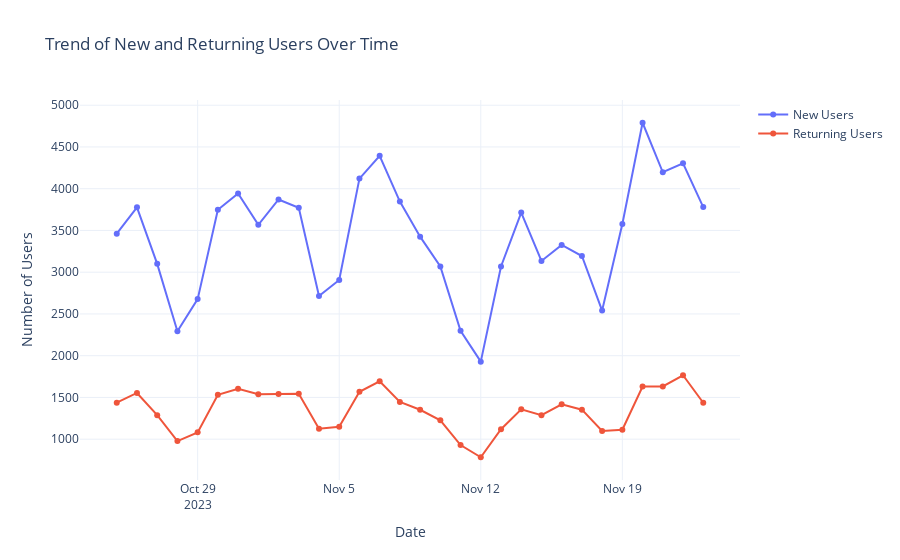

The notebook cell saved with this chart:
### Markdown cell above
From the output of the descriptive statistics, we can see the following insights:

New Users: The average number of new users is around 3,418 with a standard deviation of approximately 677. The minimum and maximum new users recorded are 1,929 and 4,790, respectively.

Returning Users: On average, there are about 1,353 returning users, with a standard deviation of around 247. The minimum and maximum are 784 and 1,766, respectively.

Duration Day 1: The average duration on the first day is about 208 seconds with a considerable spread (standard deviation is around 65).

Duration Day 7: The average 7-day duration is lower, around 136 seconds, with a larger standard deviation of about 97. The range is from 0 to 304.

### Code cell
# Now, let’s have a look at the trend of the new and returning users over time:

import plotly.graph_objects as go

import plotly.express as px

import plotly.io as pio

pio.templates.default = "plotly_white"

# Trend analysis for New and Returning Users

fig = go.Figure()

# New Users

fig.add_trace(go.Scatter(x=data['Date'], y=data['New users'], mode='lines+markers', name='New Users'))

# Returning Users

fig.add_trace(go.Scatter(x=data['Date'], y=data['Returning users'], mode='lines+markers', name='Returning Users'))

# Update layout

fig.update_layout(title='Trend of New and Returning Users Over Time',
                  xaxis_title='Date',
                  yaxis_title='Number of Users')
fig.show()

### Figure 1 — Plotly figure (JSON) as saved in the notebook; plotly's stock layout.template omitted (floating-point values rounded to 4 significant figures)
{"data": [{"mode": "lines+markers", "name": "New Users", "type": "scatter", "x": ["2023-10-25T00:00:00", "2023-10-26T00:00:00", "2023-10-27T00:00:00", "2023-10-28T00:00:00", "2023-10-29T00:00:00", "2023-10-30T00:00:00", "2023-10-31T00:00:00", "2023-11-01T00:00:00", "2023-11-02T00:00:00", "2023-11-03T00:00:00", "2023-11-04T00:00:00", "2023-11-05T00:00:00", "2023-11-06T00:00:00", "2023-11-07T00:00:00", "2023-11-08T00:00:00", "2023-11-09T00:00:00", "2023-11-10T00:00:00", "2023-11-11T00:00:00", "2023-11-12T00:00:00", "2023-11-13T00:00:00", "2023-11-14T00:00:00", "2023-11-15T00:00:00", "2023-11-16T00:00:00", "2023-11-17T00:00:00", "2023-11-18T00:00:00", "2023-11-19T00:00:00", "2023-11-20T00:00:00", "2023-11-21T00:00:00", "2023-11-22T00:00:00", "2023-11-23T00:00:00"], "y": [3461, 3777, 3100, 2293, 2678, 3748, 3943, 3568, 3871, 3772, 2716, 2907, 4121, 4394, 3846, 3426, 3069, 2298, 1929, 3069, 3714, 3135, 3327, 3194, 2541, 3577, 4790, 4197, 4304, 3780]}, {"mode": "lines+markers", "name": "Returning Users", "type": "scatter", "x": ["2023-10-25T00:00:00", "2023-10-26T00:00:00", "2023-10-27T00:00:00", "2023-10-28T00:00:00", "2023-10-29T00:00:00", "2023-10-30T00:00:00", "2023-10-31T00:00:00", "2023-11-01T00:00:00", "2023-11-02T00:00:00", "2023-11-03T00:00:00", "2023-11-04T00:00:00", "2023-11-05T00:00:00", "2023-11-06T00:00:00", "2023-11-07T00:00:00", "2023-11-08T00:00:00", "2023-11-09T00:00:00", "2023-11-10T00:00:00", "2023-11-11T00:00:00", "2023-11-12T00:00:00", "2023-11-13T00:00:00", "2023-11-14T00:00:00", "2023-11-15T00:00:00", "2023-11-16T00:00:00", "2023-11-17T00:00:00", "2023-11-18T00:00:00", "2023-11-19T00:00:00", "2023-11-20T00:00:00", "2023-11-21T00:00:00", "2023-11-22T00:00:00", "2023-11-23T00:00:00"], "y": [1437, 1554, 1288, 978, 1082, 1532, 1603, 1538, 1540, 1545, 1126, 1148, 1568, 1693, 1446, 1353, 1226, 930, 784, 1120, 1358, 1288, 1418, 1354, 1098, 1114, 1630, 1632, 1766, 1437]}], "layout": {"title": {"text": "Trend of New and Returning Users Over Time"}, "xaxis": {"title": {"text": "Date"}}, "yaxis": {"title": {"text": "Number of Users"}}}}
